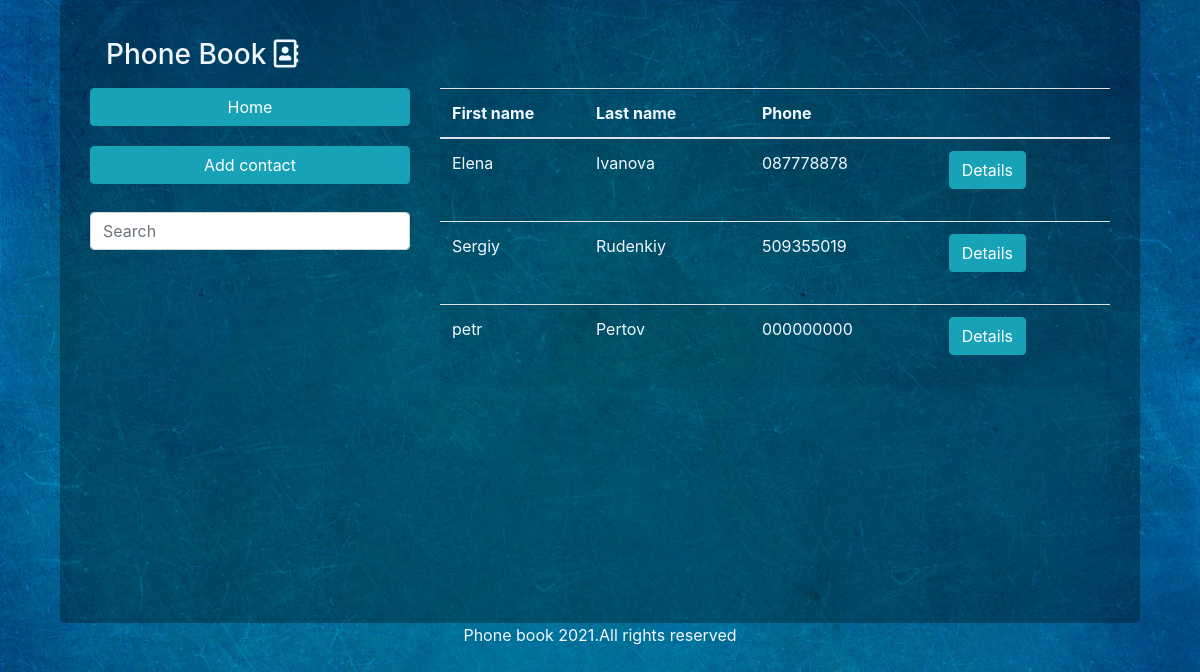
/pb/, run on an earlier commit of the app's database.
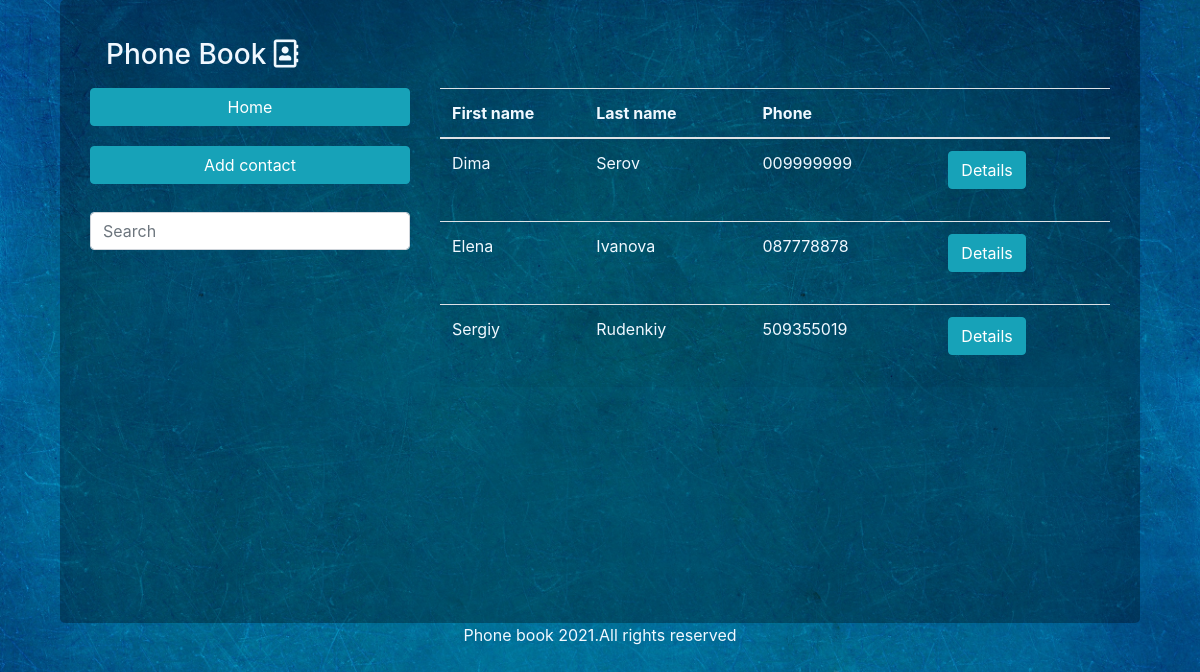
And on a later commit of the database.
### pb/models.py (models this page shows, shortened)
class Contact(models.Model):
    fname = models.CharField('First name', max_length=50, help_text='Enter Firts name')
    lname = models.CharField('Last name', max_length=50, help_text='Enter Last name')
    city = models.CharField('City', max_length=50,  blank = True,  help_text='Enter City')
    address = models.CharField('Address', max_length=150, blank = True, help_text='Enter address')
    phone = models.CharField('Phone', max_length=10, help_text='Phone number 10 numbers', validators=[validate_phone,])
    contactUrl = models.CharField('URL', max_length=250, null = True, blank = True, help_text='Enter web adsress', validators=[validate_url,])
    image = models.ImageField(upload_to='pb/static/images', blank = True,)
    def get_absolute_url(self):
        return reverse('contact-detail', args = [str(self.id)])
    class Meta:
        ordering = ['fname']
        unique_together = ('fname', 'lname')

### pb/views.py (the view)
def index(request):
    contact_list = Contact.objects.all()
    context = {
        'contact_list': contact_list,
    }
    return render(request, 'pb/index.html', context)

### pb/templates/pb/index.html (shortened to what this page needs)
{% extends "base_generic.html" %}
{% block content %}
<table id="myTable" class="table text-justify table-striped">
  <thead class="tableh1">
  <th class="col-1">First name</th>
  <th class="col-1">Last name</th>
  <th class="col-1">Phone</th>
  <th class="col-1"></th>
  </thead>
  <tbody id="tableBody">
{% if contact_list %}
{% for contact in contact_list %}
<tr>
  <td >{{contact.fname}}</td>
  <td>{{contact.lname}}</td>
  <td>{{contact.phone}}</td>
  <td><a href="{{ contact.get_absolute_url }}" class="btn btn-info w-80 btn1">Details</a></td>
</tr>
{% endfor %}
{% endif %}
</tbody>
</table>
{% endblock %}

### pb/templates/base_generic.html (shortened to what this page needs)
<!DOCTYPE html>
<html>
    <head>
    {% load static %}
     <link rel="stylesheet" href="{% static 'css/bootstrap.min.css' %}"/>
        <link rel="stylesheet" href="{% static 'css/all.min.css' %}"/>
    <link rel="stylesheet" href="{% static 'css/index_style.css' %}"/>
    </head>
    <body>
        <div class="jumbotron jum">
            <div class=" navbar">
            <h3>Phone Book <i class="far fa-address-book"></i></h3>
            </div>
            <div class="row">
                <div class="col-lg-4 inp">
                  {% block sidebar %}
                    <a href="{% url 'index' %}" class="btn btn-info w-100 btn1">Home</a>
                    <a href="{% url 'contact_create' %}" class="btn btn-info w-100 btn1">Add contact</a>
                  <form action="{% url 'search_results' %}" method="get">
                    <input name="q" type="text" placeholder="Search" class="form-control mt-2">
                  </form>
                 {% endblock %}
                </div>
        <div class="col-lg-8">
          {% block content %}{% endblock %}
        </div>
            </div>
        </div>
        <footer class="text-center">Phone book 2021.All rights reserved</footer>
    </body>
</html>

### pb/static/css/index_style.css (style rules this page uses)
body { color: aliceblue; background-size: cover; background-attachment: fixed; background-image: url(../images/backgrounds-blank-blue-953214.jpg); }
.jum { padding: 30px 30px; padding-bottom: 220px; width: 90%; margin: auto; background-color: rgba(0,0,0,0.3); }
.tableh1 th { width: 30%; }
.btn1 { margin-bottom: 20px; }

What changed in the data, as far as the page shows it:
removed Contact: fname "petr", lname "Pertov", phone "000000000"
added Contact: fname "Dima", lname "Serov", phone "009999999"
